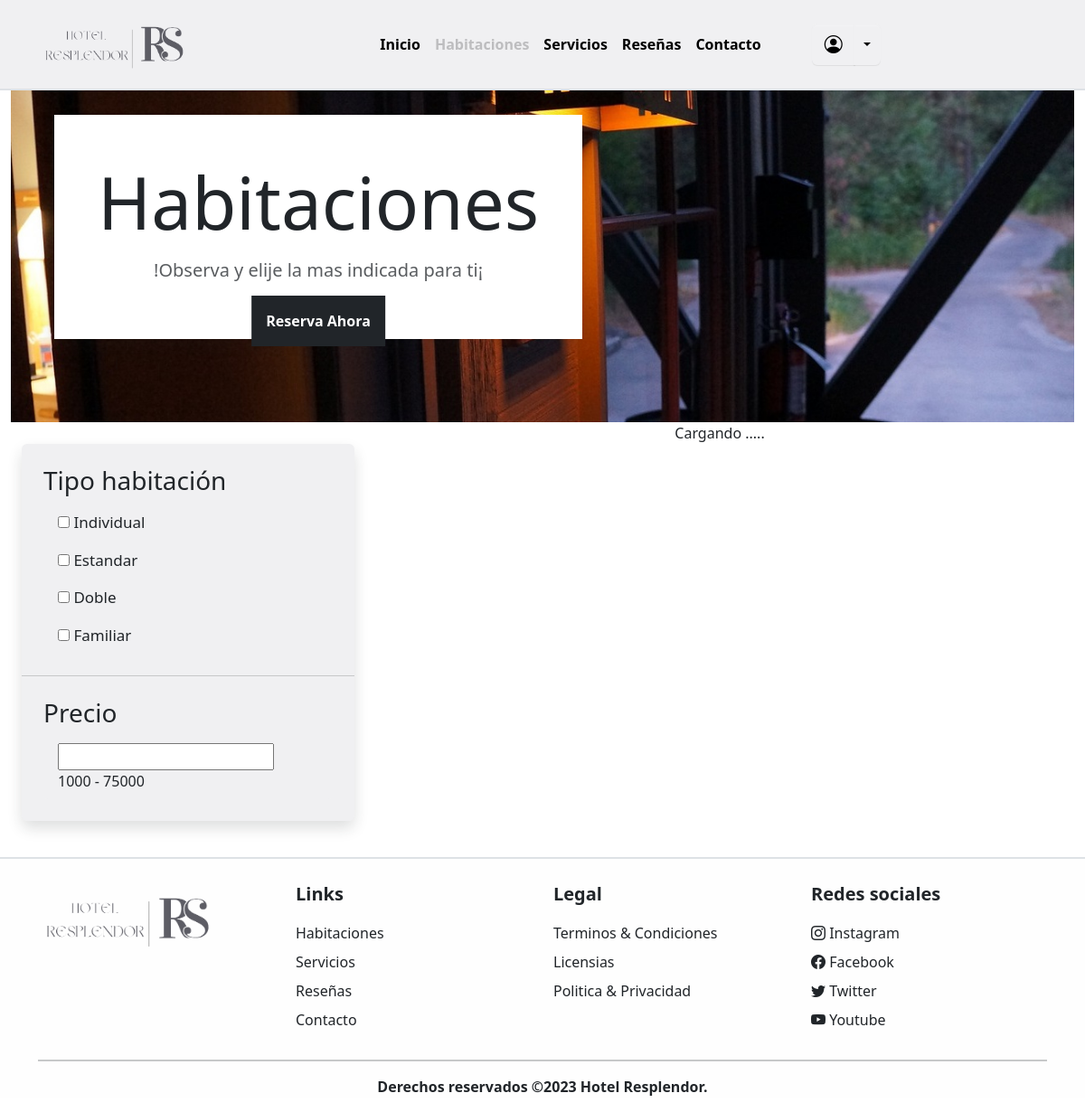
Page /vistas/habitaciones.php on the earlier database version.
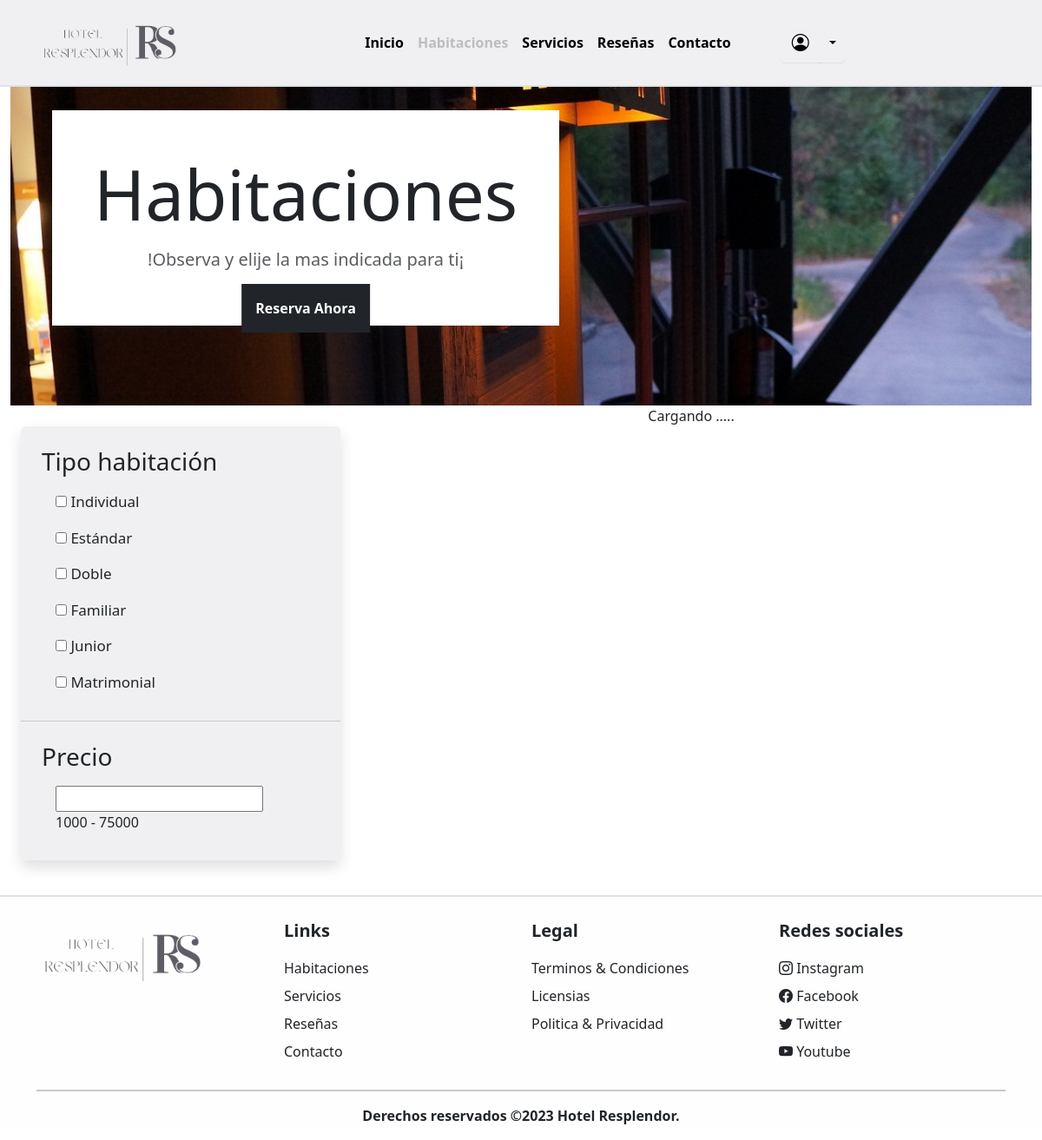
Same page on the later database version.
### tables this page shows
CREATE TABLE `tipo_habitacion` (
  `id_tipo_habitacion` int(11) NOT NULL,
  `tipo_habitacion` varchar(25) NOT NULL
);

### controller/Product.php (called while the page is built, shortened)
<?php
class Product {
	private $host  = 'localhost';
    private $user  = 'root';
    private $password   = "";
    private $database  = "hotel2";
	private $dbConnect = false;
    public function __construct(){
        if(!$this->dbConnect){
            $conn = new mysqli($this->host, $this->user, $this->password, $this->database);
            if($conn->connect_error){
                die("Error al conectar con MySQL: " . $conn->connect_error);
            }else{
                $this->dbConnect = $conn;
            }
        }
    }
	private function getData($sqlQuery) {
		$result = mysqli_query($this->dbConnect, $sqlQuery);
		$data= array();
			while ($row = mysqli_fetch_assoc($result)) {
			$data[]=$row;
		}
		return $data;
	}
	public function getBrand(){
		$sqlQuery = "
			SELECT id_tipo_habitacion, tipo_habitacion
			FROM tipo_habitacion
			ORDER BY id_tipo_habitacion ASC";
        return  $this->getData($sqlQuery);
	}
}
?>

### vistas/habitaciones.php (the view, shortened to what the changed rows need)
<!DOCTYPE html>
<html>
    <head>
        <link rel="stylesheet" href="../css/custom.css">
        <link rel="stylesheet" href="../libs/bootstrap-icons/bootstrap-icons.css">
        <link href="https://cdnjs.cloudflare.com/ajax/libs/bootstrap-slider/9.8.0/css/bootstrap-slider.min.css" rel="stylesheet"/>
    </head>
    <body>
        <?php
        include '../modules/menu.php';
        include '../controller/Product.php';
     $tipo_habitacion = new Product();
        ?>
        <div class="container-fluid text-center">
            <div class="hover-in position-relative">
                <div class="position-absolute p-5 ms-5 mt-n4 bg-white translate-middle-y shadow">
                    <h2 class="display-1">Habitaciones</h2>
                </div>
            </div>
            <div class="container-fluid">
                <div class="row g-4">
                    <div class="col-lg-4 text-start mt-5">
                        <div class="row">
                            <div class="col-xl-12 col-xxl-3">
                                <div class="offcanvas-xl offcanvas-end" tabindex="-1" id="offcanvasSidebar" aria-labelledby="offcanvasSidebarLabel">
                                    <div class="offcanvas-body flex-column p-3 p-xl-0">
                                        <form class="rounded-3 shadow" id="search-form" method="POST" action="">
                                            <div class="card bg-light card-body rounded-0 rounded-top border-0 p-4">
                                                <div class="list-group">
                                                    <div class="brandSection">
                                                <?php
                                        $tipo = $tipo_habitacion->getBrand();
                                        foreach($tipo as $tipos){
                                    ?>
                                                        <div class="list-group-item checkbox border-0 bg-light">
                                                            <label style="font-size:17px;"><input type="checkbox" class="productDetail brand" value="<?php echo $tipos["id_tipo_habitacion"]; ?>"  > <?php echo $tipos["tipo_habitacion"]; ?></label>
                                                        </div>
                                                <?php }	?>
                                                    </div>
                                                </div>
                                            </div>
                                        </form>
                                    </div>
                                </div>
                            </div>
                        </div>
                    </div>
                </div>
            </div>
        </div>
        <?php
            include '../modules/footer.php';
        ?>
    </body>
</html>

Differences in the rows shown:
changed tipo_habitacion: tipo_habitacion "Estandar" → "Estándar"
added tipo_habitacion: tipo_habitacion "Junior"
added tipo_habitacion: tipo_habitacion "Matrimonial"
